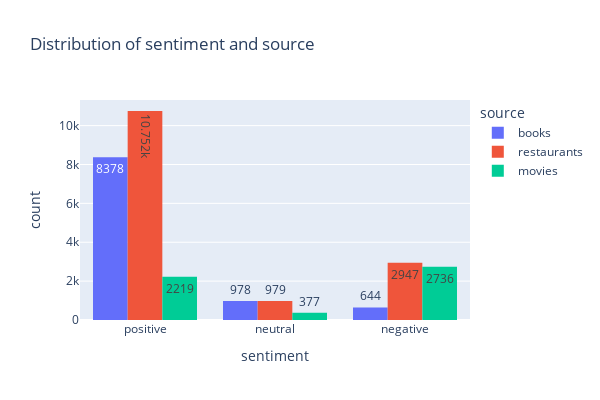

The code cell stored with this chart in its notebook:
### Code cell
#visualize the df_comb dataframe using plotly and bar chart

import plotly.express as px

#create a bar chart to show the distribution of sentiment and source
fig = px.histogram(df_comb, x="sentiment", color="source", barmode="group", title='Distribution of sentiment and source', text_auto=True)

#create a smaller figure
fig.update_layout(height=400, width=600)


fig.show()

### Figure 1 — Plotly figure (JSON) as saved in the notebook; plotly's stock layout.template omitted (floating-point values rounded to 4 significant figures; data arrays with more than 128 entries replaced by an {"elided": "..."} marker saying what was removed)
{"data": [{"alignmentgroup": "True", "bingroup": "x", "hovertemplate": "source=books<br>sentiment=%{x}<br>count=%{y}<extra></extra>", "legendgroup": "books", "marker": {"color": "#636efa", "pattern": {"shape": ""}}, "name": "books", "offsetgroup": "books", "orientation": "v", "showlegend": true, "texttemplate": "%{value}", "type": "histogram", "x": {"elided": "10000 str values"}, "xaxis": "x", "yaxis": "y"}, {"alignmentgroup": "True", "bingroup": "x", "hovertemplate": "source=restaurants<br>sentiment=%{x}<br>count=%{y}<extra></extra>", "legendgroup": "restaurants", "marker": {"color": "#EF553B", "pattern": {"shape": ""}}, "name": "restaurants", "offsetgroup": "restaurants", "orientation": "v", "showlegend": true, "texttemplate": "%{value}", "type": "histogram", "x": {"elided": "14678 str values"}, "xaxis": "x", "yaxis": "y"}, {"alignmentgroup": "True", "bingroup": "x", "hovertemplate": "source=movies<br>sentiment=%{x}<br>count=%{y}<extra></extra>", "legendgroup": "movies", "marker": {"color": "#00cc96", "pattern": {"shape": ""}}, "name": "movies", "offsetgroup": "movies", "orientation": "v", "showlegend": true, "texttemplate": "%{value}", "type": "histogram", "x": {"elided": "5332 str values"}, "xaxis": "x", "yaxis": "y"}], "layout": {"barmode": "group", "height": 400, "legend": {"title": {"text": "source"}, "tracegroupgap": 0}, "title": {"text": "Distribution of sentiment and source"}, "width": 600, "xaxis": {"anchor": "y", "domain": [0, 1], "title": {"text": "sentiment"}}, "yaxis": {"anchor": "x", "domain": [0, 1], "title": {"text": "count"}}}}
